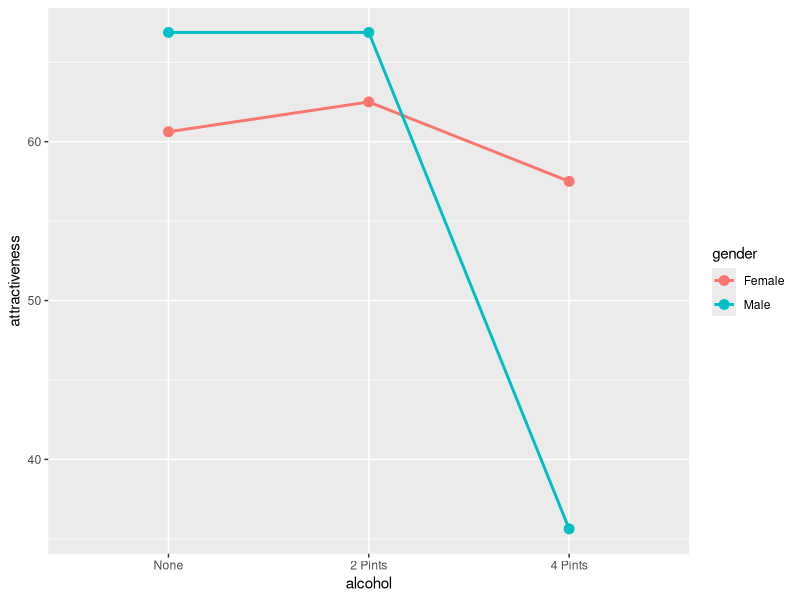

Recreate this plot in R.
library(ggplot2)

#set data
gender <- gl(2, 24, labels = c("Female", "Male"))
alcohol <- gl(3, 8, 48, labels = c("None", "2 Pints", "4 Pints"))
attractiveness <- c(65, 70, 60, 60, 60, 55, 60, 55, 70, 65, 60, 70, 65, 60, 60, 50, 55, 65, 70, 55,
                    55, 60, 50, 50, 50, 55, 80, 65, 70, 75, 75, 65, 45, 60, 85, 65, 70, 70, 80, 60, 30, 30, 30, 55, 35, 20, 45, 40)
gogglesData <- data.frame(gender, alcohol, attractiveness)

#visualize multi factor variables mean.(ggplot(aes(group = variable that we need)))
ggplot(data = gogglesData, aes(x = alcohol, y = attractiveness, color = gender, group = gender)) +
  stat_summary(fun.y = mean, geom = "point", size = 3) +
  stat_summary(fun.data = mean_cl_normal, geom = "errorbar", size = 1, width = 0.3) +
  stat_summary(fun.y = mean, geom = "line", linewidth = 1)
